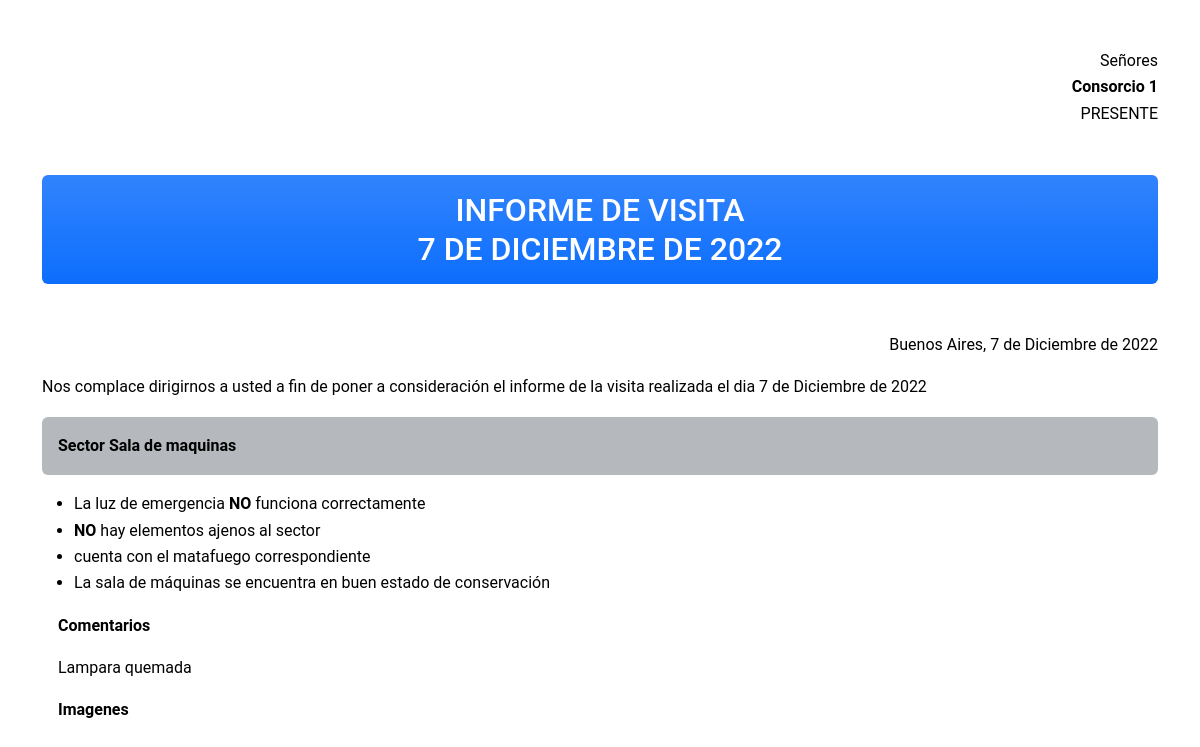
The app's page /reportes/consorcio-1-sala-de-maquinas-2022-12-07/reporte with its own data.
### apps/reportes/models.py (models this page shows, shortened)
class Reporte(models.Model):
    nombre = models.CharField(
        'Reporte', max_length=255
    )
    consorcio = models.ForeignKey(
        Consorcio, on_delete=models.CASCADE, verbose_name='consorcio'
    )
    sector = models.ForeignKey(
        Sector, on_delete=models.CASCADE, verbose_name='sector'
    )
    slug = models.SlugField(
        'Slug', max_length=255, blank=True, null=True
    )
    estado = models.BooleanField(
        'Finalizado', default=False
    )
    archivo = models.FileField(
        'Archivo de reporte', upload_to='media/reportes', blank=True, null=True
    )
    creacion = models.DateField(
        'Fecha del reporte', auto_now_add=True
    )
    actualizacion = models.DateField(
        'Fecha de Actualización', auto_now=True
    )
    class Meta:
        verbose_name = 'Reporte'
        verbose_name_plural = 'Reportes'

class Respuesta(models.Model):
    reporte = models.ForeignKey(
        Reporte, on_delete=models.CASCADE, verbose_name='reporte'
    )
    pregunta = models.ForeignKey(
        Pregunta, on_delete=models.CASCADE, verbose_name='pregunta'
    )
    respuesta = models.CharField(
        'Respuesta', max_length=2, choices=RESPUESTA_CHOICES, default=None
    )
    observaciones = models.TextField(
        'Observaciones', blank=True, null=True
    )
    imagen1 = models.ImageField(
        'Imagen 1', upload_to='media/img-respuesta', blank=True, null=True
    )
    imagen2 = models.ImageField(
        'Imagen 2', upload_to='media/img-respuesta', blank=True, null=True
    )
    imagen3 = models.ImageField(
        'Imagen 3', upload_to='media/img-respuesta', blank=True, null=True
    )
    imagen4 = models.ImageField(
        'Imagen 4', upload_to='media/img-respuesta', blank=True, null=True
    )
    class Meta:
        verbose_name = 'Respuesta'
        verbose_name_plural = 'Respuestas'
    def __str__(self):
        return str(self.pregunta.cuestionario)

### apps/consorcios/models.py (models this page shows, shortened)
class Consorcio(models.Model):
    nombre = models.CharField(
        'Consorcio', max_length=255, unique=True
    )
    slug = models.SlugField(
        'Slug', max_length=255, unique=True
    )
    class Meta:
        verbose_name = 'Consorcio'
        verbose_name_plural = 'Consorcios'
    def __str__(self):
        return self.nombre

class Sector(models.Model):
    consorcio = models.ForeignKey(
        Consorcio, on_delete=models.CASCADE, verbose_name='consorcio')
    nombre = models.CharField(
        'Sector', max_length=255
    )
    slug = models.SlugField(
        'Slug', max_length=255, blank=True, null=True
    )
    class Meta:
        unique_together = ['consorcio', 'nombre']
        verbose_name = 'Sector'
        verbose_name_plural = 'Sectores'
    def __str__(self):
        return self.nombre

### apps/cuestionario/models.py (models this page shows, shortened)
class Pregunta(models.Model):
    cuestionario = models.ForeignKey(
        Cuestionario, on_delete=models.CASCADE, verbose_name='cuestionario'
    )
    pregunta = models.CharField(
        'Pregunta', max_length=255
    )
    text_informe_prev = models.CharField(
        'Texto para informe (Prev. Si/No)', max_length=255, help_text='(se puede observar que tal area)', blank=True, null=True
    )
    text_informe_post = models.CharField(
        'Texto para informe (Post. Si/No', max_length=255, help_text='(se encuentran en buen estado)', blank=True, null=True
    )
    estado = models.BooleanField(
        'Activa', default=True
    )
    time_prox_visita = models.IntegerField(
        'Proxima Visita en Días', default=1
    )
    ultima_visita = models.DateField(
        'Ultima Visita', blank=True, null=True
    )
    prox_visita = models.DateField(
        'Proxima Visita', blank=True, null=True
    )
    class Meta:
        verbose_name = 'Pregunta'
        verbose_name_plural = 'Preguntas'

### apps/reportes/views.py (the view)
class ReporteDetail(DetailView):
    model = Reporte
    template_name = "reportes/reporte.html"
    def get_context_data(self, **kwargs):
        context = super().get_context_data(**kwargs)
        reporte = self.get_object()
        respuestas = Respuesta.objects.filter(
            reporte=reporte.pk
        )
        context = {
            'reporte': reporte,
            'respuestas': respuestas,
        }
        print(respuestas)
        return context

### apps/cuestionario/models.py (called while the page is built)
    def __str__(self):
        return self.nombre

### templates/reportes/reporte.html (shortened to what this page needs)
{% load static %}
<!DOCTYPE html>
<html lang="es">
<head>
  <link rel="stylesheet" href="{% static 'libs/bootstrap/css/bootstrap.min.css' %}">
</head>
<body>
  <main class="container py-5">
    <p class="text-end">Señores</p>
    <p class="text-end"><strong>{{ reporte.consorcio }}</strong></p>
    <p class="text-end mb-5">PRESENTE</p>
    <h2 class="text-center text-uppercase rounded bg-primary bg-gradient text-white p-3 mb-5">Informe de visita<br>{{ reporte.creacion|date:'j \d\e F \d\e Y' }}</h2>
    <p class="text-end mb-3">Buenos Aires, {{ reporte.creacion|date:'j \d\e F \d\e Y' }}</p>
    <p class="mb-3">Nos complace dirigirnos a usted a fin de poner a consideración el informe de la visita realizada el dia {{ reporte.creacion|date:'j \d\e F \d\e Y' }}</p>
    <div id="report-{{ reporte.sector|lower|cut:' ' }}">
      <p class="mb-3 bg-secondary bg-opacity-50 rounded p-3"><strong>Sector {{ reporte.sector }}</strong></p>
      <ul>
        {% for resp in respuestas %}
        <li>
          {% if resp.pregunta.text_informe_prev %}{{ resp.pregunta.text_informe_prev }}{% endif %}
          {% if resp.respuesta == 'NO' %}
          <strong>{{ resp.respuesta }}</strong>
          {% endif %}
          {% if resp.pregunta.text_informe_post %}{{ resp.pregunta.text_informe_post }}{% endif %}
        </li>
        {% endfor %}
      </ul>
      <div class="px-3">
        <p class="mb-3"><strong>Comentarios</strong></p>
        {% for resp in respuestas %}
        <p class="mb-3">
          {{ resp.observaciones }}
        </p>
        {% endfor %}
      </div>
    </div>
    <div class="px-3">
      <p class="mb-3"><strong>Imagenes</strong></p>
      {% for resp in respuestas %}
      <div class="row">
        <div class="col-6 col-lg-3 p-1">
        </div>
        <div class="col-6 col-lg-3 p-1">
        </div>
        <div class="col-6 col-lg-3 p-1">
        </div>
        <div class="col-6 col-lg-3 p-1">
        </div>
      </div>
      {% endfor %}
    </div>
  </main>
</body>
</html>

### templates/reportes/reporte.html (style rules this page uses)
body { width: 100% !important; height: 100%; background: #fff; color: black; font-size: 100%; font-family: 'Roboto', sans-serif; line-height: 1.65; -webkit-font-smoothing: antialiased; -webkit-text-size-adjust: none; }
p { margin: 0; }

### records on screen
Reporte: consorcio "Consorcio 1", creacion "7 DE DICIEMBRE DE 2022", creacion "7 de Diciembre de 2022", sector "Sala de maquinas"
Respuesta: pregunta.text_informe_prev "La luz de emergencia", respuesta "NO", pregunta.text_informe_post "funciona correctamente", observaciones "Lampara quemada"
Respuesta: respuesta "NO", pregunta.text_informe_post "hay elementos ajenos al sector"
Respuesta: pregunta.text_informe_post "cuenta con el matafuego correspondiente"
Respuesta: pregunta.text_informe_prev "La sala de máquinas", pregunta.text_informe_post "se encuentra en buen estado de conservación"
